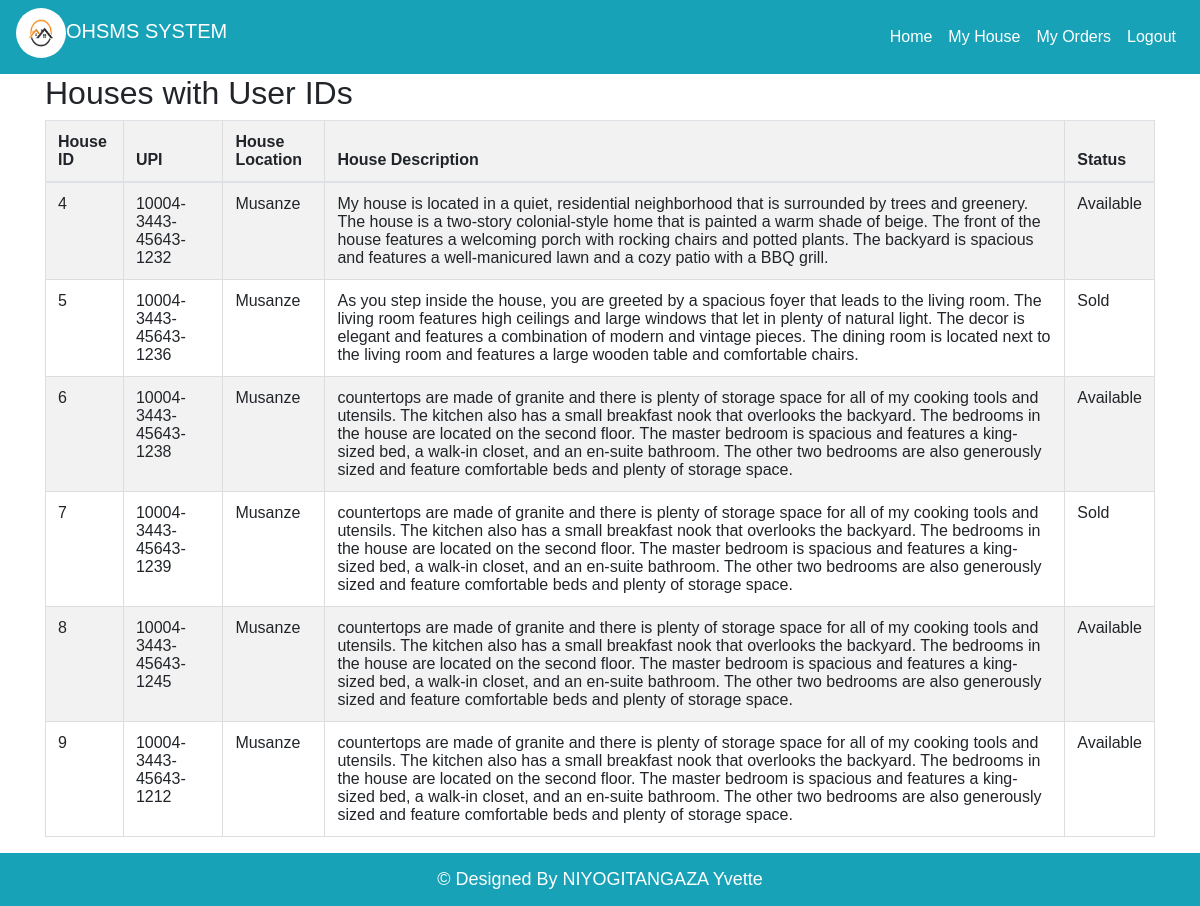
The page /Seller/myHouses.php (signed in) on the database its author committed.
### tables this page shows
CREATE TABLE `house` (
  `id` int(11) NOT NULL,
  `upiNumber` varchar(100) NOT NULL,
  `description` text DEFAULT NULL,
  `price` decimal(10,2) NOT NULL,
  `location` varchar(100) NOT NULL,
  `sellerId` int(11) DEFAULT NULL,
  `pic` text DEFAULT NULL,
  `date_done` date NOT NULL DEFAULT current_timestamp(),
  `status` varchar(20) DEFAULT 'Available'
);

### Administrator/ohsms.php (called while the page is built, shortened)
<?php
class OHSMS {
    public static function getHousesWithUserIds($userId) {
        try {
            $conn = getDBConnection();
            $sql = "SELECT h.*, u.id as userId,u.*,h.id as houseId,h.status as hstatus
                    FROM house h
                    INNER JOIN user u ON h.SellerId = u.id where u.id='$userId' group by h.id";
            $stmt = $conn->prepare($sql);
            $stmt->execute();
            $houses = $stmt->fetchAll(PDO::FETCH_ASSOC);
            return $houses;
        } catch (PDOException $e) {
            return array("status" => "error", "message" => "Database error: " . $e->getMessage());
        }
    }
}
?>

### Seller/myHouses.php (the view)
<?php
include 'header.php';
$housesList = OHSMS::getHousesWithUserIds($_SESSION['id']);
?>
<div class="container">
    <div class="section-title">
        <h2>Houses with User IDs</h2>
    </div>
    <div class="row">
        <div class="col-md-12">
            <table class="table table-striped">
                <thead>
                    <tr>
                        <th>House ID</th>
                        <th>UPI</th>
                        <th>House Location</th>
                        <th>House Description</th>
                        <th>Status</th>
                    </tr>
                </thead>
                <tbody>
                    <?php foreach ($housesList as $house) : ?>
                        <tr>
                            <td><?php echo $house['houseId']; ?></td>
                            <td><?php echo $house['upiNumber']; ?></td>
                            <td><?php echo $house['location']; ?></td>
                            <td><?php echo $house['description']; ?></td>
                            <td><?php echo $house['hstatus']; ?></td>
                        </tr>
                    <?php endforeach; ?>
                </tbody>
            </table>
        </div>
    </div>
</div>
<?php include 'footer.php'; ?>

### style.css (style rules this page uses)
* { padding: 0; margin: 0; box-sizing: border-box; list-style: none; font-family: "Poppins", sans-serif; line-height: normal; }
:root { --black: #000000e6; --blue: dodgerblue; --gray: #eae2e2; --white: #fff; --lighterblack: #ffffff14; }
html { scroll-behavior: smooth; }
table { width: 100%; border-collapse: collapse; margin-bottom: 20px; }
table, th, td { border: 1px solid #ddd; }
th, td { padding: 10px; text-align: left; }
th { background-color: #f2f2f2; }

### rows shown on the page
house: id "4", upiNumber "10004-3443-45643-1232", location "Musanze", description "My house is located in a quiet, residential neighborhood that is surrounded by trees and greenery. The house is a two-story colonial-style home that is painted a warm shade of beige. The front of the house features a welcoming porch with rocking chairs and potted plants. The backyard is spacious and features a well-manicured lawn and a cozy patio with a BBQ grill.", status "Available"
house: id "5", upiNumber "10004-3443-45643-1236", location "Musanze", description "As you step inside the house, you are greeted by a spacious foyer that leads to the living room. The living room features high ceilings and large windows that let in plenty of natural light. The decor is elegant and features a combination of modern and vintage pieces. The dining room is located next to the living room and features a large wooden table and comfortable chairs.", status "Sold"
house: id "6", upiNumber "10004-3443-45643-1238", location "Musanze", description "countertops are made of granite and there is plenty of storage space for all of my cooking tools and utensils. The kitchen also has a small breakfast nook that overlooks the backyard. The bedrooms in the house are located on the second floor. The master bedroom is spacious and features a king-sized bed, a walk-in closet, and an en-suite bathroom. The other two bedrooms are also generously sized and feature comfortable beds and plenty of storage space.", status "Available"
house: id "7", upiNumber "10004-3443-45643-1239", location "Musanze", description "countertops are made of granite and there is plenty of storage space for all of my cooking tools and utensils. The kitchen also has a small breakfast nook that overlooks the backyard. The bedrooms in the house are located on the second floor. The master bedroom is spacious and features a king-sized bed, a walk-in closet, and an en-suite bathroom. The other two bedrooms are also generously sized and feature comfortable beds and plenty of storage space.", status "Sold"
house: id "8", upiNumber "10004-3443-45643-1245", location "Musanze", description "countertops are made of granite and there is plenty of storage space for all of my cooking tools and utensils. The kitchen also has a small breakfast nook that overlooks the backyard. The bedrooms in the house are located on the second floor. The master bedroom is spacious and features a king-sized bed, a walk-in closet, and an en-suite bathroom. The other two bedrooms are also generously sized and feature comfortable beds and plenty of storage space.", status "Available"
house: id "9", upiNumber "10004-3443-45643-1212", location "Musanze", description "countertops are made of granite and there is plenty of storage space for all of my cooking tools and utensils. The kitchen also has a small breakfast nook that overlooks the backyard. The bedrooms in the house are located on the second floor. The master bedroom is spacious and features a king-sized bed, a walk-in closet, and an en-suite bathroom. The other two bedrooms are also generously sized and feature comfortable beds and plenty of storage space.", status "Available"
